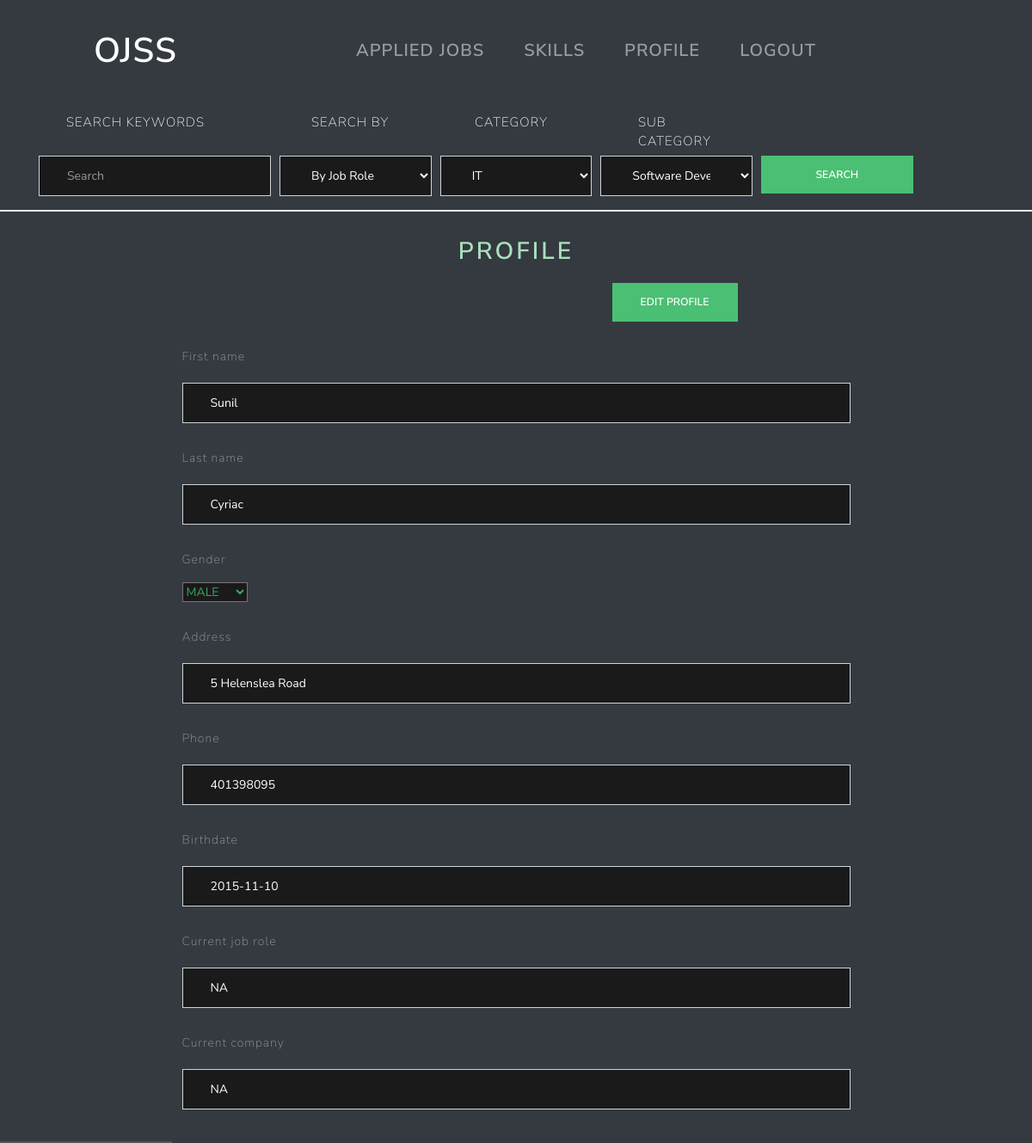
Page /seekerprofile (signed in) on the committed database.
### ojss_app/models.py (models this page shows, shortened)
class SeekerProfile(models.Model):
    GENDER_CHOICES = (
        ('M','MALE'),
        ('F','FEMALE'),
    )
    seeker = models.OneToOneField(User,on_delete=models.CASCADE)
    first_name = models.CharField(max_length=255)
    last_name = models.CharField(max_length=255)
    gender = models.CharField(max_length=1,
                              choices=GENDER_CHOICES,
                              default='M')
    address = models.CharField(max_length=255)
    phone = models.IntegerField(max_length=10)
    birthDate = models.DateField()
    current_job_role = models.CharField(max_length=255)
    current_company = models.CharField(max_length=255)

### ojss_app/views.py (the view)
# urls.py: path("seekerprofile",views.seekerProfile, name= 'seeker_profile'),
@login_required
def seekerProfile(request):
    if request.method == 'POST':
        form = SeekerProfileForm(request.POST)
        if form.is_valid():
            first_name = form.cleaned_data['first_name']
            last_name = form.cleaned_data['last_name']
            gender = form.cleaned_data['gender']
            address = form.cleaned_data['address']
            phone = form.cleaned_data['phone']
            birthdate = form.cleaned_data['birthDate']
            current_job = form.cleaned_data['current_job_role']
            company = form.cleaned_data['current_company']
            try:
                profile = SeekerProfile.objects.get(seeker_id=request.user.id)
                profile.first_name = first_name
                profile.last_name = last_name
                profile.gender = gender
                profile.address = address
                profile.phone = phone
                profile.birthDate = birthdate
                profile.current_job = current_job
                profile.company = company
                profile.save()
            except SeekerProfile.DoesNotExist:
                SeekerProfile.objects.create(
                first_name = first_name,
                last_name = last_name,
                gender = gender,
                address = address,
                phone = phone,
                birthDate = birthdate,
                current_job_role = current_job,
                current_company = company,
                seeker_id=request.user.id
                ).save()
            form = SeekerProfileForm(initial={'first_name': first_name, 'last_name' : last_name ,
                                          'gender':gender,'address':address,'phone':phone,'birthDate' : birthdate,
                                          'current_job_role':current_job, 'current_company':company})
        args = {'form':form}
        return render(request, 'ojss_app/seekerprofile.html', args)
    else:
        if request.user.is_authenticated:
            seeker   = request.user.id
            try:
                profile = SeekerProfile.objects.get(seeker_id=seeker)
                first_name = profile.first_name
                last_name = profile.last_name
                gender = profile.gender
                address = profile.address
                phone = profile.phone
                birthdate = profile.birthDate
                current_job = profile.current_job_role
                company = profile.current_company
            except:
                first_name = ""
                last_name = ""
                gender = ""
                address = ""
                phone = ""
                birthdate = ""
                current_job = ""
                company = ""
            form = SeekerProfileForm(initial={'first_name': first_name, 'last_name' : last_name ,
                                          'gender':gender,'address':address,'phone':phone,'birthDate' : birthdate,
                                          'current_job_role':current_job, 'current_company':company})
            args = {'form': form }
            return render(request, 'ojss_app/seekerprofile.html',args)

### ojss_app/forms.py
class SeekerProfileForm(forms.Form):
    class Meta:
        model = SeekerProfile
    GENDER_CHOICES = [
        ('M', 'MALE'),
        ('F', 'FEMALE'),
    ]
    first_name = forms.CharField(max_length=255, widget=forms.TextInput(attrs={'class' : 'profile-form-style'}))
    last_name = forms.CharField(widget=forms.TextInput(attrs={'class' : 'profile-form-style'}))
    gender = forms.ChoiceField(label='Gender',choices=GENDER_CHOICES,widget=forms.TextInput(attrs={'class' : 'profile-form-style'}))
    address = forms.CharField(widget=forms.TextInput(attrs={'class' : 'profile-form-style'}))
    phone = forms.IntegerField(widget=forms.TextInput(attrs={'class' : 'profile-form-style'}))
    birthDate = forms.DateTimeField(widget=forms.TextInput(attrs={'class' : 'profile-form-style'}))
    current_job_role = forms.CharField(widget=forms.TextInput(attrs={'class' : 'profile-form-style'}))
    current_company = forms.CharField(widget=forms.TextInput(attrs={'class' : 'profile-form-style'}))

### ojss/templates/ojss_app/seekerprofile.html (shortened to what this page needs)
{%  extends "base.html" %}
{% block content %}
    <div class="container">
    <div class="text-center" style="margin-top: 30px">
        <h2 class="profile-header" id="profile-heading">PROFILE</h2>
    </div>
    <div class = "profile-form">
        <div class="form-group">
    <form method="post" id="profile-edit">
    <div class="profile-edit-buttons">
        <button type="submit" id="profileEditButton"
                    onclick="toggleProfileEdit()" class="btn btn-success"> Edit Profile </button>
    </div>
        {%  for  field in form %}
            {% if field.label == 'Gender' %}
                <p style="margin-top: 30px;" >{{ field.label }}</p>
                <select name="gender" style="display: block; margin-top: 10px;background-color: #1a1a1a; color: #3ca861">
                {% for key,value in form.fields.gender.choices %}
                    <option class="option-values"
                            value="{{  key }}"{% if field.value == key %}selected {% endif  %}>{{ value }}</option>
                {% endfor %}
                </select>
                {% elif field.label == 'Birthdate' %}
                <label for="{{ field.name }}" style="margin-top: 30px; margin-bottom: -40px">
                    {{ field.label }} </label>
                <input id ='datepicker' onclick="removeVal()" readonly placeholder="{{ field.label }}"
                       name="{{ field.name }}" class="form-control input-control date-picking"
                       style="background-color: #1a1a1a; color: #ffffff"
                       value="{{field.value.year}}-{{field.value.month}}-{{field.value.day}}">
            {% else %}
                <label for="{{ field.name }}" style="margin-top: 30px; margin-bottom: -40px">
                    {{ field.label }} </label>
                <input readonly name="{{ field.name }}" class="form-control input-control"
                       style="background-color: #1a1a1a; color: #ffffff" value="{{ field.value}}">
            {% endif %}
            {% endfor %}
        <br/>
    </form>
         </div>
    </div>
    </div>
{% endblock %}

### ojss/static/ojss_app/css/main.css (style rules this page uses)
html { height: 100%; width: 100%; }
body { margin: 0; padding: 0; background-color: #343a40; }
.job_list h1, h2, h3, h4, h5, h6 { color: #a9e0bc; }
input { margin-top: 20px; color: #ffffff; }
.profile-form { width: 70%; margin: 0 auto; }
.profile-edit-buttons { margin-top: 20px; margin-left: 500px; }

### rows in the picture
SeekerProfile: first_name "Sunil" "Cyriac" "5 Helenslea Road" "NA" "NA"

### other values in the picture
{{ field.label }} "First name" "Last name" "Address" "Phone" "Current job role" "Current company"
{{ field.label }} "Gender"
{{ field.label }} "Birthdate"
form field gender "MALE"
